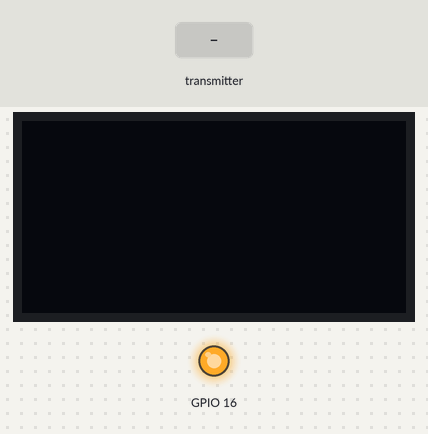
Simulated run of this sketch. Board: ESP32. On the bench: 128×64 one-colour display, output pins drawn as LEDs (lit = HIGH). Inputs (shaded band) come from the test bench. What the sketch prints to the serial monitor is not drawn.

Above: at 1.2 s.
1.3 s: the transmitter starts sending m = 0
At 2.5 s:
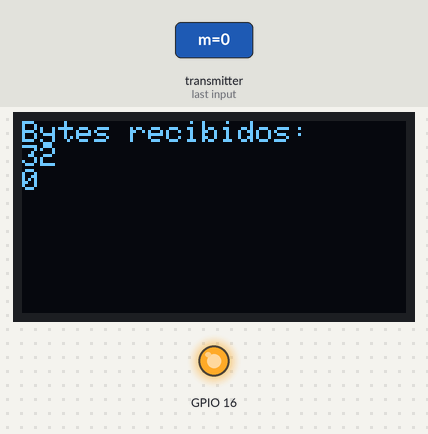
2.8 s: the transmitter starts sending m = 1
At 3.8 s:
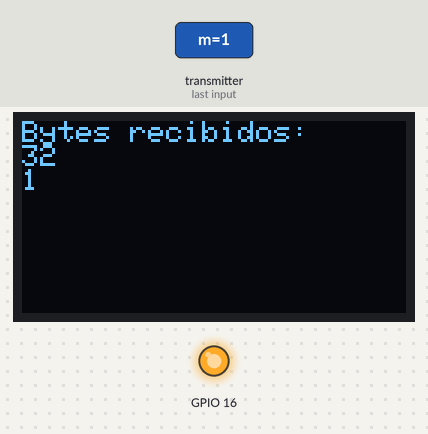
Timing chart, 0 to 5.8 s (numbered marks = the images above; inputs shaded):
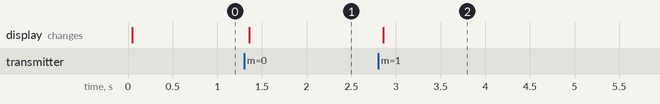

The sketch:

receiver_con_pantalla_mensaje_simple_Experimento1.ino
```cpp
// (licence header left out)
#include <esp_now.h>
#include <WiFi.h>
#include <Wire.h>
#include <Adafruit_GFX.h>
#include <Adafruit_SSD1306.h>

#define SCREEN_WIDTH 128
#define SCREEN_HEIGHT 64
#define OLED_RESET 16
#define SCREEN_ADDRESS 0x3C

Adafruit_SSD1306 display(SCREEN_WIDTH, SCREEN_HEIGHT, &Wire, OLED_RESET);

typedef struct mensaje {
  char m[32];
} mensaje;

mensaje datos;

// MAC del Sender
uint8_t direccionSender[] = {0x78, 0xe3, 0x6d, 0x11, 0xbb, 0x38};
esp_now_peer_info_t peerinfo;

// Callback de envío
void ackEnviadoCb(const wifi_tx_info_t *tx_info, esp_now_send_status_t status) {
  Serial.print("Estado envío ACK: ");
  Serial.println(status == ESP_NOW_SEND_SUCCESS ? "ACK OK" : "ACK FALLÓ");

}

// Función callback que se ejecutará cuando se reciban los datos
void datosrecv(const esp_now_recv_info_t *info, const uint8_t *incomingData, int len) {
  memcpy(&datos, incomingData, sizeof(datos));

  // Enviar respuesta (ACK) para medir rtt
  esp_err_t result = esp_now_send(direccionSender, (uint8_t*)&datos, sizeof(datos));
  if (result == ESP_OK) {
    Serial.println("Comando de ACK enviado al stack");
  } else {
    Serial.println("ERROR enviando ACK (¿Peer no registrado?)");
  }


  display.clearDisplay();
  display.setCursor(0,0);
  display.println("Bytes recibidos:");
  display.println(len);
  display.print(datos.m);
  display.display();


}

void setup() {
  Serial.begin(115200);
  Wire.begin(4, 15);   // SDA, SCL
  pinMode(16, OUTPUT);
  digitalWrite(16, LOW);
  delay(50);
  digitalWrite(16, HIGH);

  if(!display.begin(SSD1306_SWITCHCAPVCC, SCREEN_ADDRESS)) {
    Serial.println("SSD1306 falló");
    while(true);
  }
  display.clearDisplay();
  display.setTextSize(1);
  display.setTextColor(SSD1306_WHITE);
  display.setCursor(0,0);

  WiFi.mode(WIFI_STA);


  if (esp_now_init() != ESP_OK) {
    display.println("Error initializing ESP-NOW");
    display.display();
    return;
  }

  // Registrar el callback de recepción
  esp_now_register_recv_cb(datosrecv);
  //registrar callback de envío para ver si el ACK llego al hardware
  esp_now_register_send_cb(ackEnviadoCb);

  //Registrar al Sender como PEER
  memset(&peerinfo, 0, sizeof(peerinfo));
  memcpy(peerinfo.peer_addr, direccionSender, 6);
  peerinfo.channel = 0;
  peerinfo.encrypt = false;

  if (esp_now_add_peer(&peerinfo) != ESP_OK) {
    Serial.println("Fallo al añadir al Sender como peer");
    display.println("Error Peer");
    display.display();
    return;
  }

  Serial.println("Receptor listo y Peer registrado.");
}

void loop() {

}
```

Measured:
- after the input at 1.3 s, the display: changes after 0.06 s (image 1)
- after the input at 2.8 s, the display: changes after 0.06 s (image 2)
